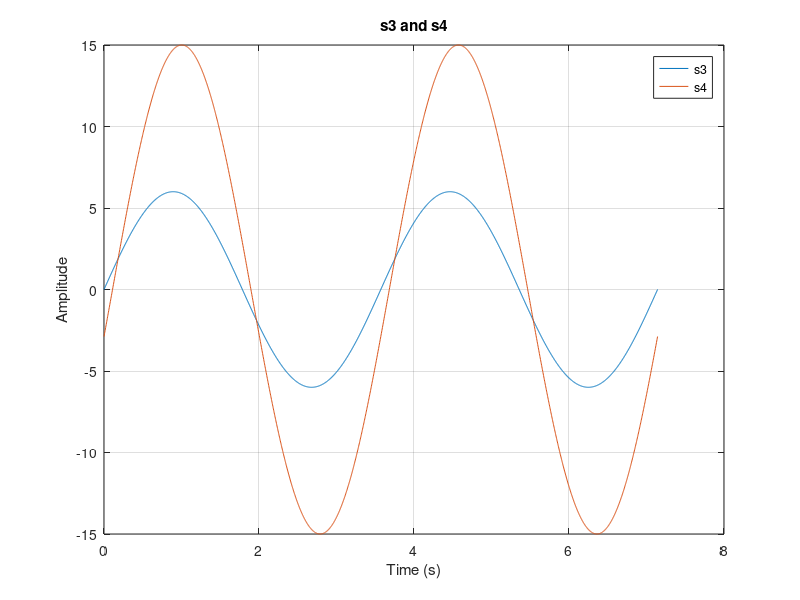
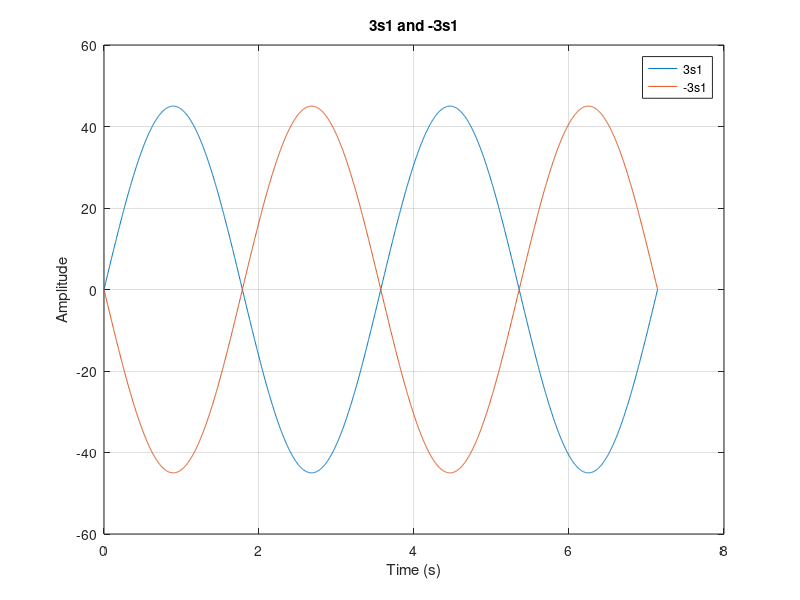
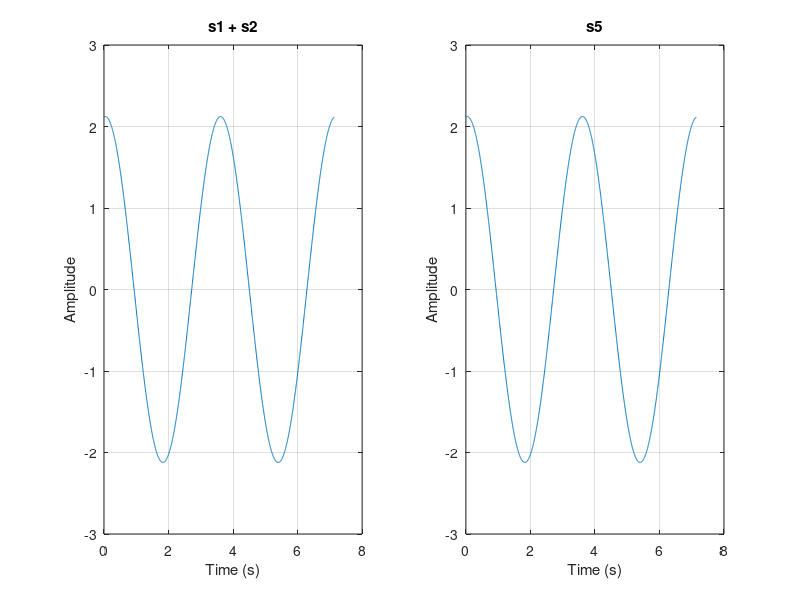

MATLAB code to generate these figures, in order:
clc;
clear variable;
close all;

% Define variables
A1 = 15;
A2 = 6;
f = 0.28;
theta1 = 3;
theta2 = 2;
t0 = 0.11;
group_number = 11;

% Time vector
t = 0:1/(f*1e+3):2/f;

% Generate sine waves
s1 = A1*sin(2*pi*f*t);
s2 = A1*sin(2*pi*f*t + theta1);
s3 = A2*sin(2*pi*f*t);
s4 = A1*sin(2*pi*f*(t - t0));

% Plot s3 and s4 on the same graph
figure;
plot(t, s3);
grid on
hold on;
plot(t, s4);
grid on
title('s3 and s4');
xlabel('Time (s)');
ylabel('Amplitude');
legend('s3', 's4');

% Calculate time shift between s1 and s2
[correlation, lag] = xcorr(s1, s2);
[~, I] = max(abs(correlation));
time_shift = lag(I) * (1/(f*1e+3));

% Plot 3s1 and -3s1 on the same graph
figure;
plot(t, 3*s1);
grid on
hold on;
plot(t, -3*s1);
title('3s1 and -3s1');
xlabel('Time (s)');
ylabel('Amplitude');
legend('3s1', '-3s1');

% Calculate phase shift between s3 and s4
[correlation, lag] = xcorr(s3, s4);
[~, I] = max(abs(correlation));
phase_shift_2 = angle(lag(I)*(1/(f*1e+3)) * 2*pi);

% Rewrite s1 + s2 as a single sinusoidal signal
amp = sqrt(A1^2 + A2^2 + 2*A1*A2*cos(theta1 - theta2));
ang = theta1 + atan2(A2*sin(theta2) , (A1 + A2*cos(theta2)));

s5 = amp*sin(2*pi*f*t + ang);
s6=s1+s2;

% Plot s1 + s2 and s5 side-by-side
figure;
subplot(1,2,1);
plot(t, s1 + s2);
grid on
title('s1 + s2');
xlabel('Time (s)');
ylabel('Amplitude');
subplot(1,2,2);
plot(t, s6);
grid on
title('s5');
xlabel('Time (s)');
ylabel('Amplitude');

% Save workspace
filename = sprintf('group_%d_workspace.mat', group_number);
save(filename);